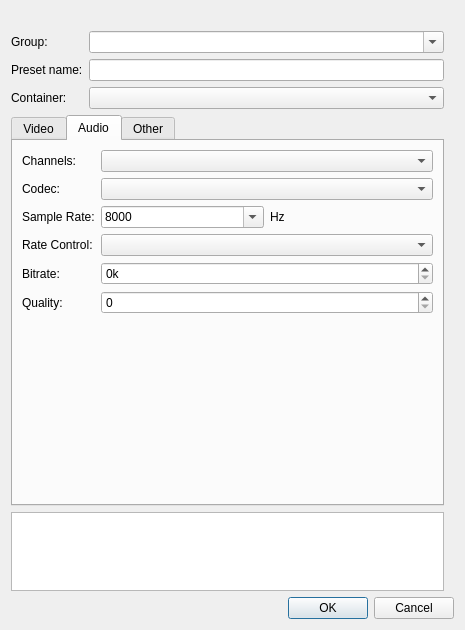
<?xml version="1.0" encoding="UTF-8"?>
<ui version="4.0">
 <class>EditRenderPreset_UI</class>
 <widget class="QDialog" name="EditRenderPreset_UI">
  <property name="geometry">
   <rect>
    <x>0</x>
    <y>0</y>
    <width>465</width>
    <height>630</height>
   </rect>
  </property>
  <property name="windowTitle">
   <string>Save Render Preset</string>
  </property>
  <layout class="QVBoxLayout" name="verticalLayout_2">
   <item>
    <layout class="QHBoxLayout" name="mainBox">
     <item>
      <layout class="QFormLayout" name="formLayout_6">
       <property name="topMargin">
        <number>20</number>
       </property>
       <property name="rightMargin">
        <number>10</number>
       </property>
       <item row="0" column="0">
        <widget class="QLabel" name="groupLabel">
         <property name="text">
          <string>Group:</string>
         </property>
        </widget>
       </item>
       <item row="1" column="0">
        <widget class="QLabel" name="presetNameLabel">
         <property name="text">
          <string>Preset name:</string>
         </property>
        </widget>
       </item>
       <item row="1" column="1">
        <widget class="QLineEdit" name="preset_name"/>
       </item>
       <item row="2" column="0">
        <widget class="QLabel" name="label_2">
         <property name="text">
          <string>Container:</string>
         </property>
        </widget>
       </item>
       <item row="2" column="1">
        <widget class="QComboBox" name="formatCombo"/>
       </item>
       <item row="4" column="0" colspan="2">
        <widget class="QTabWidget" name="tabWidget">
         <property name="currentIndex">
          <number>1</number>
         </property>
         <widget class="QWidget" name="video_tab">
          <attribute name="title">
           <string>Video</string>
          </attribute>
          <layout class="QVBoxLayout" name="verticalLayout_3">
           <property name="leftMargin">
            <number>0</number>
           </property>
           <property name="topMargin">
            <number>0</number>
           </property>
           <property name="rightMargin">
            <number>0</number>
           </property>
           <property name="bottomMargin">
            <number>0</number>
           </property>
           <item>
            <widget class="QScrollArea" name="scrollArea">
             <property name="sizePolicy">
              <sizepolicy hsizetype="MinimumExpanding" vsizetype="Expanding">
               <horstretch>0</horstretch>
               <verstretch>0</verstretch>
              </sizepolicy>
             </property>
             <property name="frameShape">
              <enum>QFrame::NoFrame</enum>
             </property>
             <property name="horizontalScrollBarPolicy">
              <enum>Qt::ScrollBarAlwaysOff</enum>
             </property>
             <widget class="QWidget" name="scrollAreaWidgetContents">
              <property name="geometry">
               <rect>
                <x>0</x>
                <y>0</y>
                <width>428</width>
                <height>650</height>
               </rect>
              </property>
              <layout class="QFormLayout" name="formLayout_3">
               <property name="rightMargin">
                <number>40</number>
               </property>
               <item row="0" column="0">
                <widget class="QLabel" name="label_4">
                 <property name="text">
                  <string>Resolution:</string>
                 </property>
                </widget>
               </item>
               <item row="0" column="1">
                <layout class="QHBoxLayout" name="horizontalLayout_3">
                 <item>
                  <widget class="QSpinBox" name="resWidth">
                   <property name="minimum">
                    <number>1</number>
                   </property>
                   <property name="maximum">
                    <number>8192</number>
                   </property>
                   <property name="singleStep">
                    <number>2</number>
                   </property>
                   <property name="value">
                    <number>1</number>
                   </property>
                  </widget>
                 </item>
                 <item>
                  <widget class="QLabel" name="label_9">
                   <property name="minimumSize">
                    <size>
                     <width>10</width>
                     <height>0</height>
                    </size>
                   </property>
                   <property name="text">
                    <string notr="true">x</string>
                   </property>
                   <property name="alignment">
                    <set>Qt::AlignCenter</set>
                   </property>
                  </widget>
                 </item>
                 <item>
                  <widget class="QSpinBox" name="resHeight">
                   <property name="minimum">
                    <number>1</number>
                   </property>
                   <property name="maximum">
                    <number>8192</number>
                   </property>
                   <property name="singleStep">
                    <number>2</number>
                   </property>
                  </widget>
                 </item>
                 <item>
                  <widget class="QToolButton" name="linkResoultion">
                   <property name="text">
                    <string>...</string>
                   </property>
                   <property name="icon">
                    <iconset theme="link">
                     <normaloff>.</normaloff>.</iconset>
                   </property>
                   <property name="checkable">
                    <bool>true</bool>
                   </property>
                   <property name="autoRaise">
                    <bool>true</bool>
                   </property>
                  </widget>
                 </item>
                </layout>
               </item>
               <item row="1" column="0">
                <widget class="QLabel" name="label_6">
                 <property name="text">
                  <string>Pixel Aspect Ratio:</string>
                 </property>
                </widget>
               </item>
               <item row="1" column="1">
                <widget class="QComboBox" name="parCombo">
                 <property name="sizeAdjustPolicy">
                  <enum>QComboBox::AdjustToContents</enum>
                 </property>
                </widget>
               </item>
               <item row="2" column="0">
                <widget class="QLabel" name="label_16">
                 <property name="text">
                  <string>Display Aspect Ratio:</string>
                 </property>
                </widget>
               </item>
               <item row="2" column="1">
                <layout class="QHBoxLayout" name="horizontalLayout_4">
                 <item>
                  <widget class="QSpinBox" name="displayAspectNum">
                   <property name="minimum">
                    <number>1</number>
                   </property>
                   <property name="maximum">
                    <number>8192</number>
                   </property>
                  </widget>
                 </item>
                 <item>
                  <widget class="QLabel" name="label_17">
                   <property name="minimumSize">
                    <size>
                     <width>10</width>
                     <height>0</height>
                    </size>
                   </property>
                   <property name="text">
                    <string notr="true">:</string>
                   </property>
                   <property name="alignment">
                    <set>Qt::AlignCenter</set>
                   </property>
                  </widget>
                 </item>
                 <item>
                  <widget class="QSpinBox" name="displayAspectDen">
                   <property name="minimum">
                    <number>1</number>
                   </property>
                   <property name="maximum">
                    <number>8192</number>
                   </property>
                  </widget>
                 </item>
                </layout>
               </item>
               <item row="3" column="1">
                <layout class="QHBoxLayout" name="horizontalLayout">
                 <item>
                  <widget class="QSpinBox" name="framerateNum">
                   <property name="minimum">
                    <number>1</number>
                   </property>
                   <property name="maximum">
                    <number>1000000</number>
                   </property>
                  </widget>
                 </item>
                 <item>
                  <widget class="QLabel" name="label_8">
                   <property name="sizePolicy">
                    <sizepolicy hsizetype="Preferred" vsizetype="Preferred">
                     <horstretch>0</horstretch>
                     <verstretch>0</verstretch>
                    </sizepolicy>
                   </property>
                   <property name="minimumSize">
                    <size>
                     <width>10</width>
                     <height>0</height>
                    </size>
                   </property>
                   <property name="text">
                    <string notr="true">/</string>
                   </property>
                   <property name="alignment">
                    <set>Qt::AlignCenter</set>
                   </property>
                  </widget>
                 </item>
                 <item>
                  <widget class="QSpinBox" name="framerateDen">
                   <property name="minimum">
                    <number>1</number>
                   </property>
                   <property name="maximum">
                    <number>9999</number>
                   </property>
                  </widget>
                 </item>
                </layout>
               </item>
               <item row="3" column="0">
                <widget class="QLabel" name="label_3">
                 <property name="text">
                  <string>Frame Rate:</string>
                 </property>
                </widget>
               </item>
               <item row="4" column="0">
                <widget class="QLabel" name="label_22">
                 <property name="text">
                  <string>Fields per Second:</string>
                 </property>
                </widget>
               </item>
               <item row="4" column="1">
                <widget class="QLabel" name="frameRateDisplay">
                 <property name="enabled">
                  <bool>true</bool>
                 </property>
                 <property name="text">
                  <string>Placeholder</string>
                 </property>
                </widget>
               </item>
               <item row="5" column="0">
                <widget class="QLabel" name="label_7">
                 <property name="text">
                  <string>Scanning:</string>
                 </property>
                </widget>
               </item>
               <item row="5" column="1">
                <widget class="QComboBox" name="scanningCombo">
                 <item>
                  <property name="text">
                   <string>Interlaced</string>
                  </property>
                 </item>
                 <item>
                  <property name="text">
                   <string>Progressive</string>
                  </property>
                 </item>
                </widget>
               </item>
               <item row="6" column="0">
                <widget class="QLabel" name="fieldOrderLabel">
                 <property name="text">
                  <string>Field Order:</string>
                 </property>
                </widget>
               </item>
               <item row="6" column="1">
                <widget class="QComboBox" name="fieldOrderCombo">
                 <property name="sizeAdjustPolicy">
                  <enum>QComboBox::AdjustToContents</enum>
                 </property>
                 <item>
                  <property name="text">
                   <string>Bottom Field First</string>
                  </property>
                 </item>
                 <item>
                  <property name="text">
                   <string>Top Field First</string>
                  </property>
                 </item>
                </widget>
               </item>
               <item row="7" column="0">
                <widget class="QLabel" name="colorspaceLabel">
                 <property name="enabled">
                  <bool>false</bool>
                 </property>
                 <property name="text">
                  <string>Colorspace:</string>
                 </property>
                </widget>
               </item>
               <item row="7" column="1">
                <widget class="QComboBox" name="colorspaceCombo">
                 <property name="enabled">
                  <bool>false</bool>
                 </property>
                </widget>
               </item>
               <item row="8" column="1">
                <widget class="QComboBox" name="vCodecCombo">
                 <property name="sizePolicy">
                  <sizepolicy hsizetype="MinimumExpanding" vsizetype="Fixed">
                   <horstretch>0</horstretch>
                   <verstretch>0</verstretch>
                  </sizepolicy>
                 </property>
                </widget>
               </item>
               <item row="9" column="1">
                <widget class="QComboBox" name="vRateControlCombo">
                 <property name="sizePolicy">
                  <sizepolicy hsizetype="MinimumExpanding" vsizetype="Fixed">
                   <horstretch>0</horstretch>
                   <verstretch>0</verstretch>
                  </sizepolicy>
                 </property>
                </widget>
               </item>
               <item row="8" column="0">
                <widget class="QLabel" name="label_24">
                 <property name="text">
                  <string>Codec:</string>
                 </property>
                </widget>
               </item>
               <item row="9" column="0">
                <widget class="QLabel" name="label_12">
                 <property name="text">
                  <string>Rate Control:</string>
                 </property>
                </widget>
               </item>
               <item row="10" column="0">
                <widget class="QLabel" name="default_vbitrate_label">
                 <property name="text">
                  <string>Bitrate:</string>
                 </property>
                </widget>
               </item>
               <item row="10" column="1">
                <widget class="QSpinBox" name="default_vbitrate">
                 <property name="suffix">
                  <string>k</string>
                 </property>
                 <property name="maximum">
                  <number>500000</number>
                 </property>
                </widget>
               </item>
               <item row="11" column="0">
                <widget class="QLabel" name="vBuffer_label">
                 <property name="text">
                  <string>Buffer Size:</string>
                 </property>
                </widget>
               </item>
               <item row="11" column="1">
                <widget class="QSpinBox" name="vBuffer">
                 <property name="suffix">
                  <string> KiB</string>
                 </property>
                 <property name="maximum">
                  <number>9999</number>
                 </property>
                </widget>
               </item>
               <item row="12" column="0">
                <widget class="QLabel" name="vquality_label">
                 <property name="text">
                  <string>Quality:</string>
                 </property>
                </widget>
               </item>
               <item row="12" column="1">
                <widget class="QSpinBox" name="default_vquality">
                 <property name="maximum">
                  <number>500000</number>
                 </property>
                </widget>
               </item>
               <item row="13" column="0">
                <widget class="QLabel" name="label_26">
                 <property name="toolTip">
                  <string>GOP = Group of Pictures</string>
                 </property>
                 <property name="text">
                  <string>GOP:</string>
                 </property>
                </widget>
               </item>
               <item row="13" column="1">
                <widget class="QSpinBox" name="gopSpinner">
                 <property name="specialValueText">
                  <string>Auto</string>
                 </property>
                 <property name="suffix">
                  <string> frame(s)</string>
                 </property>
                 <property name="maximum">
                  <number>999</number>
                 </property>
                 <property name="singleStep">
                  <number>1</number>
                 </property>
                </widget>
               </item>
               <item row="14" column="1">
                <widget class="QCheckBox" name="fixedGop">
                 <property name="enabled">
                  <bool>false</bool>
                 </property>
                 <property name="toolTip">
                  <string>A fixed GOP means that keyframes will not be inserted at detected scene changes.</string>
                 </property>
                 <property name="text">
                  <string>Fixed</string>
                 </property>
                </widget>
               </item>
               <item row="15" column="1">
                <widget class="QSpinBox" name="bFramesSpinner">
                 <property name="enabled">
                  <bool>false</bool>
                 </property>
                 <property name="specialValueText">
                  <string>Auto</string>
                 </property>
                 <property name="suffix">
                  <string> frame(s)</string>
                 </property>
                 <property name="minimum">
                  <number>-1</number>
                 </property>
                 <property name="maximum">
                  <number>8</number>
                 </property>
                 <property name="value">
                  <number>-1</number>
                 </property>
                </widget>
               </item>
               <item row="15" column="0">
                <widget class="QLabel" name="bFramesLabel">
                 <property name="text">
                  <string>B Frames:</string>
                 </property>
                </widget>
               </item>
              </layout>
             </widget>
            </widget>
           </item>
          </layout>
         </widget>
         <widget class="QWidget" name="audio_tab">
          <attribute name="title">
           <string>Audio</string>
          </attribute>
          <layout class="QFormLayout" name="formLayout_2">
           <item row="0" column="0">
            <widget class="QLabel" name="label_15">
             <property name="text">
              <string>Channels:</string>
             </property>
            </widget>
           </item>
           <item row="0" column="1">
            <widget class="QComboBox" name="audioChannels"/>
           </item>
           <item row="1" column="0">
            <widget class="QLabel" name="label_13">
             <property name="text">
              <string>Codec:</string>
             </property>
            </widget>
           </item>
           <item row="1" column="1">
            <widget class="QComboBox" name="aCodecCombo"/>
           </item>
           <item row="2" column="0">
            <widget class="QLabel" name="label_11">
             <property name="text">
              <string>Sample Rate:</string>
             </property>
            </widget>
           </item>
           <item row="2" column="1">
            <layout class="QHBoxLayout" name="horizontalLayout_5">
             <item>
              <widget class="QComboBox" name="audioSampleRate">
               <property name="editable">
                <bool>true</bool>
               </property>
               <item>
                <property name="text">
                 <string>8000</string>
                </property>
               </item>
               <item>
                <property name="text">
                 <string>12000</string>
                </property>
               </item>
               <item>
                <property name="text">
                 <string>16000</string>
                </property>
               </item>
               <item>
                <property name="text">
                 <string>22050</string>
                </property>
               </item>
               <item>
                <property name="text">
                 <string>32000</string>
                </property>
               </item>
               <item>
                <property name="text">
                 <string>44100</string>
                </property>
               </item>
               <item>
                <property name="text">
                 <string>48000</string>
                </property>
               </item>
               <item>
                <property name="text">
                 <string>96000</string>
                </property>
               </item>
              </widget>
             </item>
             <item>
              <widget class="QLabel" name="label_20">
               <property name="text">
                <string>Hz</string>
               </property>
              </widget>
             </item>
            </layout>
           </item>
           <item row="3" column="0">
            <widget class="QLabel" name="label_14">
             <property name="text">
              <string>Rate Control:</string>
             </property>
            </widget>
           </item>
           <item row="3" column="1">
            <widget class="QComboBox" name="aRateControlCombo"/>
           </item>
           <item row="4" column="0">
            <widget class="QLabel" name="label_18">
             <property name="text">
              <string>Bitrate:</string>
             </property>
            </widget>
           </item>
           <item row="4" column="1">
            <widget class="QSpinBox" name="aBitrate">
             <property name="suffix">
              <string>k</string>
             </property>
             <property name="maximum">
              <number>500000</number>
             </property>
            </widget>
           </item>
           <item row="5" column="0">
            <widget class="QLabel" name="label_19">
             <property name="text">
              <string>Quality:</string>
             </property>
            </widget>
           </item>
           <item row="5" column="1">
            <widget class="QSpinBox" name="aQuality">
             <property name="maximum">
              <number>500000</number>
             </property>
            </widget>
           </item>
          </layout>
         </widget>
         <widget class="QWidget" name="tab">
          <attribute name="title">
           <string>Other</string>
          </attribute>
          <layout class="QVBoxLayout" name="verticalLayout">
           <item>
            <widget class="QLabel" name="speedsLabel">
             <property name="text">
              <string>Speed options:</string>
             </property>
            </widget>
           </item>
           <item>
            <widget class="QTextEdit" name="speeds_list">
             <property name="toolTip">
              <string>One line of options per speedup step, from slowest to fastest</string>
             </property>
             <property name="acceptRichText">
              <bool>false</bool>
             </property>
            </widget>
           </item>
           <item>
            <widget class="QLabel" name="label">
             <property name="text">
              <string>Additional Parameters:</string>
             </property>
            </widget>
           </item>
           <item>
            <widget class="KMessageWidget" name="overrideParamsWarning">
             <property name="wordWrap" stdset="0">
              <bool>true</bool>
             </property>
             <property name="closeButtonVisible" stdset="0">
              <bool>false</bool>
             </property>
            </widget>
           </item>
           <item>
            <widget class="QPlainTextEdit" name="additionalParams"/>
           </item>
           <item>
            <widget class="QLabel" name="parametersLabel">
             <property name="text">
              <string>&lt;html&gt;&lt;head/&gt;&lt;body&gt;&lt;p&gt;See &lt;a href=&quot;https://www.mltframework.org/plugins/ConsumerAvformat/&quot;&gt;&lt;span style=&quot; text-decoration: underline; color:#2980b9;&quot;&gt;MLT documentation&lt;/span&gt;&lt;/a&gt; for reference.&lt;/p&gt;&lt;/body&gt;&lt;/html&gt;</string>
             </property>
             <property name="textFormat">
              <enum>Qt::RichText</enum>
             </property>
             <property name="wordWrap">
              <bool>true</bool>
             </property>
             <property name="openExternalLinks">
              <bool>true</bool>
             </property>
            </widget>
           </item>
          </layout>
         </widget>
        </widget>
       </item>
       <item row="5" column="0" colspan="2">
        <widget class="QTextEdit" name="parameters">
         <property name="readOnly">
          <bool>true</bool>
         </property>
         <property name="acceptRichText">
          <bool>false</bool>
         </property>
        </widget>
       </item>
       <item row="0" column="1">
        <widget class="QComboBox" name="groupName">
         <property name="sizePolicy">
          <sizepolicy hsizetype="MinimumExpanding" vsizetype="Fixed">
           <horstretch>0</horstretch>
           <verstretch>0</verstretch>
          </sizepolicy>
         </property>
         <property name="editable">
          <bool>true</bool>
         </property>
         <property name="sizeAdjustPolicy">
          <enum>QComboBox::AdjustToContents</enum>
         </property>
        </widget>
       </item>
      </layout>
     </item>
    </layout>
   </item>
   <item>
    <widget class="QDialogButtonBox" name="buttonBox">
     <property name="orientation">
      <enum>Qt::Horizontal</enum>
     </property>
     <property name="standardButtons">
      <set>QDialogButtonBox::Cancel|QDialogButtonBox::Ok</set>
     </property>
    </widget>
   </item>
  </layout>
 </widget>
 <customwidgets>
  <customwidget>
   <class>KMessageWidget</class>
   <extends>QFrame</extends>
   <header>kmessagewidget.h</header>
   <container>1</container>
  </customwidget>
 </customwidgets>
 <resources/>
 <connections>
  <connection>
   <sender>buttonBox</sender>
   <signal>rejected()</signal>
   <receiver>EditRenderPreset_UI</receiver>
   <slot>reject()</slot>
   <hints>
    <hint type="sourcelabel">
     <x>325</x>
     <y>620</y>
    </hint>
    <hint type="destinationlabel">
     <x>286</x>
     <y>274</y>
    </hint>
   </hints>
  </connection>
 </connections>
</ui>
